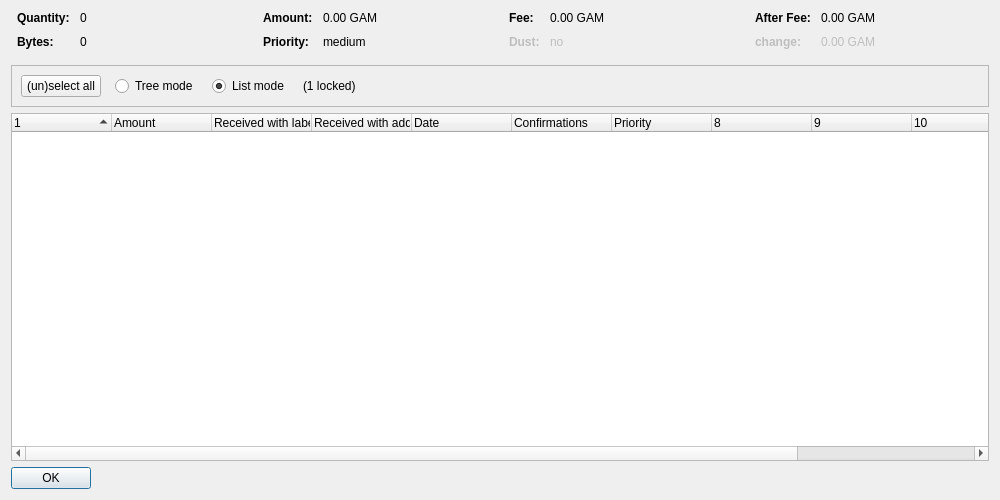
<?xml version="1.0" encoding="UTF-8"?>
<ui version="4.0">
 <class>CoinControlDialog</class>
 <widget class="QDialog" name="CoinControlDialog">
  <property name="geometry">
   <rect>
    <x>0</x>
    <y>0</y>
    <width>1000</width>
    <height>500</height>
   </rect>
  </property>
  <property name="windowTitle">
   <string>Coin Selection</string>
  </property>
  <layout class="QVBoxLayout" name="verticalLayout">
   <item>
    <layout class="QHBoxLayout" name="horizontalLayoutTop" stretch="0,0,0,0">
     <property name="topMargin">
      <number>0</number>
     </property>
     <property name="bottomMargin">
      <number>10</number>
     </property>
     <item>
      <layout class="QFormLayout" name="formLayoutCoinControl1">
       <property name="horizontalSpacing">
        <number>10</number>
       </property>
       <property name="verticalSpacing">
        <number>10</number>
       </property>
       <property name="leftMargin">
        <number>6</number>
       </property>
       <property name="rightMargin">
        <number>6</number>
       </property>
       <item row="0" column="0">
        <widget class="QLabel" name="labelCoinControlQuantityText">
         <property name="font">
          <font>
           <weight>75</weight>
           <bold>true</bold>
          </font>
         </property>
         <property name="text">
          <string>Quantity:</string>
         </property>
        </widget>
       </item>
       <item row="0" column="1">
        <widget class="QLabel" name="labelCoinControlQuantity">
         <property name="cursor">
          <cursorShape>IBeamCursor</cursorShape>
         </property>
         <property name="contextMenuPolicy">
          <enum>Qt::ActionsContextMenu</enum>
         </property>
         <property name="text">
          <string notr="true">0</string>
         </property>
         <property name="textInteractionFlags">
          <set>Qt::LinksAccessibleByMouse|Qt::TextSelectableByKeyboard|Qt::TextSelectableByMouse</set>
         </property>
        </widget>
       </item>
       <item row="1" column="0">
        <widget class="QLabel" name="labelCoinControlBytesText">
         <property name="font">
          <font>
           <weight>75</weight>
           <bold>true</bold>
          </font>
         </property>
         <property name="text">
          <string>Bytes:</string>
         </property>
        </widget>
       </item>
       <item row="1" column="1">
        <widget class="QLabel" name="labelCoinControlBytes">
         <property name="cursor">
          <cursorShape>IBeamCursor</cursorShape>
         </property>
         <property name="contextMenuPolicy">
          <enum>Qt::ActionsContextMenu</enum>
         </property>
         <property name="text">
          <string notr="true">0</string>
         </property>
         <property name="textInteractionFlags">
          <set>Qt::LinksAccessibleByMouse|Qt::TextSelectableByKeyboard|Qt::TextSelectableByMouse</set>
         </property>
        </widget>
       </item>
      </layout>
     </item>
     <item>
      <layout class="QFormLayout" name="formLayoutCoinControl2">
       <property name="horizontalSpacing">
        <number>10</number>
       </property>
       <property name="verticalSpacing">
        <number>10</number>
       </property>
       <property name="leftMargin">
        <number>6</number>
       </property>
       <property name="rightMargin">
        <number>6</number>
       </property>
       <item row="0" column="0">
        <widget class="QLabel" name="labelCoinControlAmountText">
         <property name="font">
          <font>
           <weight>75</weight>
           <bold>true</bold>
          </font>
         </property>
         <property name="text">
          <string>Amount:</string>
         </property>
        </widget>
       </item>
       <item row="0" column="1">
        <widget class="QLabel" name="labelCoinControlAmount">
         <property name="cursor">
          <cursorShape>IBeamCursor</cursorShape>
         </property>
         <property name="contextMenuPolicy">
          <enum>Qt::ActionsContextMenu</enum>
         </property>
         <property name="text">
          <string notr="true">0.00 GAM</string>
         </property>
         <property name="textInteractionFlags">
          <set>Qt::LinksAccessibleByMouse|Qt::TextSelectableByKeyboard|Qt::TextSelectableByMouse</set>
         </property>
        </widget>
       </item>
       <item row="1" column="0">
        <widget class="QLabel" name="labelCoinControlPriorityText">
         <property name="font">
          <font>
           <weight>75</weight>
           <bold>true</bold>
          </font>
         </property>
         <property name="text">
          <string>Priority:</string>
         </property>
        </widget>
       </item>
       <item row="1" column="1">
        <widget class="QLabel" name="labelCoinControlPriority">
         <property name="cursor">
          <cursorShape>IBeamCursor</cursorShape>
         </property>
         <property name="contextMenuPolicy">
          <enum>Qt::ActionsContextMenu</enum>
         </property>
         <property name="text">
          <string notr="true">medium</string>
         </property>
         <property name="textInteractionFlags">
          <set>Qt::LinksAccessibleByMouse|Qt::TextSelectableByKeyboard|Qt::TextSelectableByMouse</set>
         </property>
        </widget>
       </item>
      </layout>
     </item>
     <item>
      <layout class="QFormLayout" name="formLayoutCoinControl3">
       <property name="horizontalSpacing">
        <number>10</number>
       </property>
       <property name="verticalSpacing">
        <number>10</number>
       </property>
       <property name="leftMargin">
        <number>6</number>
       </property>
       <property name="rightMargin">
        <number>6</number>
       </property>
       <item row="0" column="0">
        <widget class="QLabel" name="labelCoinControlFeeText">
         <property name="font">
          <font>
           <weight>75</weight>
           <bold>true</bold>
          </font>
         </property>
         <property name="text">
          <string>Fee:</string>
         </property>
        </widget>
       </item>
       <item row="0" column="1">
        <widget class="QLabel" name="labelCoinControlFee">
         <property name="cursor">
          <cursorShape>IBeamCursor</cursorShape>
         </property>
         <property name="contextMenuPolicy">
          <enum>Qt::ActionsContextMenu</enum>
         </property>
         <property name="text">
          <string notr="true">0.00 GAM</string>
         </property>
         <property name="textInteractionFlags">
          <set>Qt::LinksAccessibleByMouse|Qt::TextSelectableByKeyboard|Qt::TextSelectableByMouse</set>
         </property>
        </widget>
       </item>
       <item row="1" column="0">
        <widget class="QLabel" name="labelCoinControlLowOutputText">
         <property name="enabled">
          <bool>false</bool>
         </property>
         <property name="font">
          <font>
           <weight>75</weight>
           <bold>true</bold>
          </font>
         </property>
         <property name="text">
          <string>Dust:</string>
         </property>
        </widget>
       </item>
       <item row="1" column="1">
        <widget class="QLabel" name="labelCoinControlLowOutput">
         <property name="enabled">
          <bool>false</bool>
         </property>
         <property name="cursor">
          <cursorShape>IBeamCursor</cursorShape>
         </property>
         <property name="contextMenuPolicy">
          <enum>Qt::ActionsContextMenu</enum>
         </property>
         <property name="text">
          <string notr="true">no</string>
         </property>
         <property name="textInteractionFlags">
          <set>Qt::LinksAccessibleByMouse|Qt::TextSelectableByKeyboard|Qt::TextSelectableByMouse</set>
         </property>
        </widget>
       </item>
      </layout>
     </item>
     <item>
      <layout class="QFormLayout" name="formLayoutCoinControl4">
       <property name="horizontalSpacing">
        <number>10</number>
       </property>
       <property name="verticalSpacing">
        <number>10</number>
       </property>
       <property name="leftMargin">
        <number>6</number>
       </property>
       <property name="rightMargin">
        <number>6</number>
       </property>
       <item row="0" column="0">
        <widget class="QLabel" name="labelCoinControlAfterFeeText">
         <property name="font">
          <font>
           <weight>75</weight>
           <bold>true</bold>
          </font>
         </property>
         <property name="text">
          <string>After Fee:</string>
         </property>
        </widget>
       </item>
       <item row="0" column="1">
        <widget class="QLabel" name="labelCoinControlAfterFee">
         <property name="cursor">
          <cursorShape>IBeamCursor</cursorShape>
         </property>
         <property name="contextMenuPolicy">
          <enum>Qt::ActionsContextMenu</enum>
         </property>
         <property name="text">
          <string notr="true">0.00 GAM</string>
         </property>
         <property name="textInteractionFlags">
          <set>Qt::LinksAccessibleByMouse|Qt::TextSelectableByKeyboard|Qt::TextSelectableByMouse</set>
         </property>
        </widget>
       </item>
       <item row="1" column="0">
        <widget class="QLabel" name="labelCoinControlChangeText">
         <property name="enabled">
          <bool>false</bool>
         </property>
         <property name="font">
          <font>
           <weight>75</weight>
           <bold>true</bold>
          </font>
         </property>
         <property name="text">
          <string>change:</string>
         </property>
        </widget>
       </item>
       <item row="1" column="1">
        <widget class="QLabel" name="labelCoinControlChange">
         <property name="enabled">
          <bool>false</bool>
         </property>
         <property name="cursor">
          <cursorShape>IBeamCursor</cursorShape>
         </property>
         <property name="contextMenuPolicy">
          <enum>Qt::ActionsContextMenu</enum>
         </property>
         <property name="text">
          <string notr="true">0.00 GAM</string>
         </property>
         <property name="textInteractionFlags">
          <set>Qt::LinksAccessibleByMouse|Qt::TextSelectableByKeyboard|Qt::TextSelectableByMouse</set>
         </property>
        </widget>
       </item>
      </layout>
     </item>
    </layout>
   </item>
   <item>
    <widget class="QFrame" name="frame">
     <property name="minimumSize">
      <size>
       <width>0</width>
       <height>40</height>
      </size>
     </property>
     <property name="frameShape">
      <enum>QFrame::StyledPanel</enum>
     </property>
     <property name="frameShadow">
      <enum>QFrame::Sunken</enum>
     </property>
     <layout class="QHBoxLayout" name="horizontalLayout">
      <item>
       <layout class="QHBoxLayout" name="horizontalLayoutPanel" stretch="0,0,0,0,0">
        <property name="spacing">
         <number>14</number>
        </property>
        <item>
         <widget class="QPushButton" name="pushButtonSelectAll">
          <property name="sizePolicy">
           <sizepolicy hsizetype="Maximum" vsizetype="Fixed">
            <horstretch>0</horstretch>
            <verstretch>0</verstretch>
           </sizepolicy>
          </property>
          <property name="text">
           <string>(un)select all</string>
          </property>
          <property name="autoDefault">
           <bool>false</bool>
          </property>
         </widget>
        </item>
        <item>
         <widget class="QRadioButton" name="radioTreeMode">
          <property name="sizePolicy">
           <sizepolicy hsizetype="Maximum" vsizetype="Fixed">
            <horstretch>0</horstretch>
            <verstretch>0</verstretch>
           </sizepolicy>
          </property>
          <property name="text">
           <string>Tree mode</string>
          </property>
         </widget>
        </item>
        <item>
         <widget class="QRadioButton" name="radioListMode">
          <property name="sizePolicy">
           <sizepolicy hsizetype="Maximum" vsizetype="Fixed">
            <horstretch>0</horstretch>
            <verstretch>0</verstretch>
           </sizepolicy>
          </property>
          <property name="text">
           <string>List mode</string>
          </property>
          <property name="checked">
           <bool>true</bool>
          </property>
         </widget>
        </item>
        <item>
         <widget class="QLabel" name="labelLocked">
          <property name="text">
           <string notr="true">(1 locked)</string>
          </property>
         </widget>
        </item>
        <item>
         <spacer name="horizontalSpacer">
          <property name="orientation">
           <enum>Qt::Horizontal</enum>
          </property>
          <property name="sizeHint" stdset="0">
           <size>
            <width>40</width>
            <height>20</height>
           </size>
          </property>
         </spacer>
        </item>
       </layout>
      </item>
     </layout>
    </widget>
   </item>
   <item>
    <widget class="CoinControlTreeWidget" name="treeWidget">
     <property name="contextMenuPolicy">
      <enum>Qt::CustomContextMenu</enum>
     </property>
     <property name="sortingEnabled">
      <bool>false</bool>
     </property>
     <property name="columnCount">
      <number>12</number>
     </property>
     <attribute name="headerShowSortIndicator" stdset="0">
      <bool>true</bool>
     </attribute>
     <attribute name="headerStretchLastSection">
      <bool>false</bool>
     </attribute>
     <column>
      <property name="text">
       <string/>
      </property>
     </column>
     <column>
      <property name="text">
       <string>Amount</string>
      </property>
     </column>
     <column>
      <property name="text">
       <string>Received with label</string>
      </property>
     </column>
     <column>
      <property name="text">
       <string>Received with address</string>
      </property>
     </column>
     <column>
      <property name="text">
       <string>Date</string>
      </property>
     </column>
     <column>
      <property name="text">
       <string>Confirmations</string>
      </property>
      <property name="toolTip">
       <string>Confirmed</string>
      </property>
     </column>
     <column>
      <property name="text">
       <string>Priority</string>
      </property>
     </column>
     <column>
      <property name="text">
       <string/>
      </property>
     </column>
     <column>
      <property name="text">
       <string/>
      </property>
     </column>
     <column>
      <property name="text">
       <string/>
      </property>
     </column>
     <column>
      <property name="text">
       <string/>
      </property>
     </column>
     <column>
      <property name="text">
       <string/>
      </property>
     </column>
    </widget>
   </item>
   <item>
    <widget class="QDialogButtonBox" name="buttonBox">
     <property name="sizePolicy">
      <sizepolicy hsizetype="Maximum" vsizetype="Fixed">
       <horstretch>0</horstretch>
       <verstretch>0</verstretch>
      </sizepolicy>
     </property>
     <property name="orientation">
      <enum>Qt::Horizontal</enum>
     </property>
     <property name="standardButtons">
      <set>QDialogButtonBox::Ok</set>
     </property>
    </widget>
   </item>
  </layout>
 </widget>
 <customwidgets>
  <customwidget>
   <class>CoinControlTreeWidget</class>
   <extends>QTreeWidget</extends>
   <header>coincontroltreewidget.h</header>
  </customwidget>
 </customwidgets>
 <resources/>
 <connections/>
</ui>
